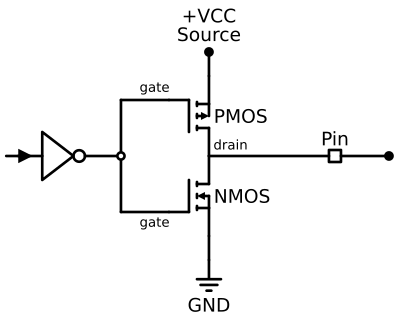

Generate this figure with Python:
import schemdraw
from schemdraw import dsp, logic
from schemdraw import elements as elem

with schemdraw.Drawing() as d:
    d.config(unit=0.5)

    pmos = elem.PMos().label("PMOS")
    nmos = elem.NMos().label("NMOS")

    P = (
        logic.Line()
        .left(d.unit * 2)
        .at(pmos.gate)
        .label("gate", "top", ofst=(-0.2, -0.1), fontsize=10)
    )
    N = (
        logic.Line()
        .left(d.unit * 2)
        .at(nmos.gate)
        .label("gate", "bottom", ofst=(-0.2, 0.1), fontsize=10)
    )

    mid_point = (P.end[0], pmos.drain[1])
    logic.Line().left(d.unit * 1.5).at(mid_point).idot(open=True)
    A = logic.Not().left().reverse()
    logic.Line().left(d.unit * 1.5).at(A.in1)
    elem.CurrentLabelInline(direction="in").reverse().scale(0.5)

    logic.Wire("|-").at(mid_point).to(P.end)
    logic.Wire("|-").at(mid_point).to(N.end)

    logic.Line().right(d.unit * 5).at(pmos.drain).label(
        "drain", ofst=(-0.8, 0.1), fontsize=10
    )
    dsp.Square().scale(d.unit * 0.5).label("Pin", "top", ofst=(0, 0.2))
    logic.Line().right(d.unit * 2).dot()

    logic.Line().up().at(pmos.source).dot().label("+VCC\nSource", "right")
    logic.Line().down().at(nmos.source)
    elem.Ground().label("GND", "bottom")

    image_bytes = d.get_imagedata("svg")

with open("push-pull-state.svg", "wb") as f:
    f.write(image_bytes)
